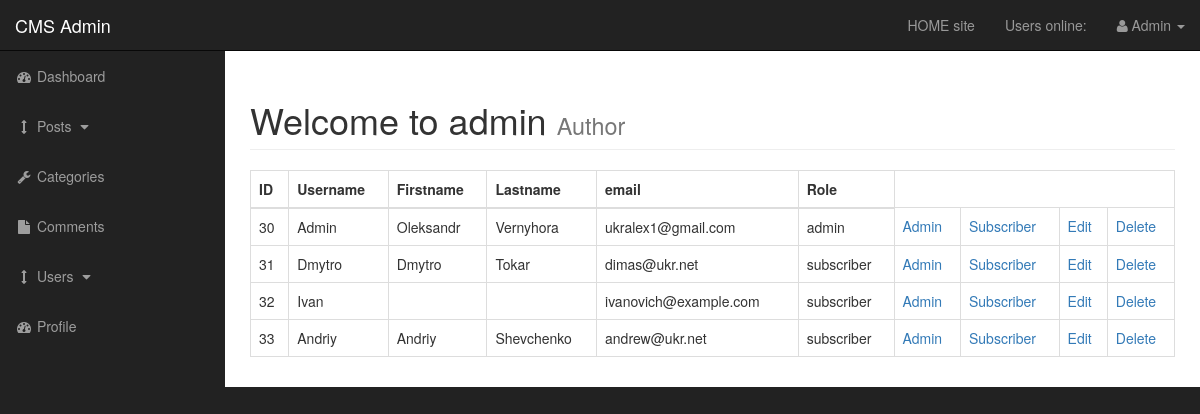
/admin/users.php (signed in), run on an earlier commit of the app's database.
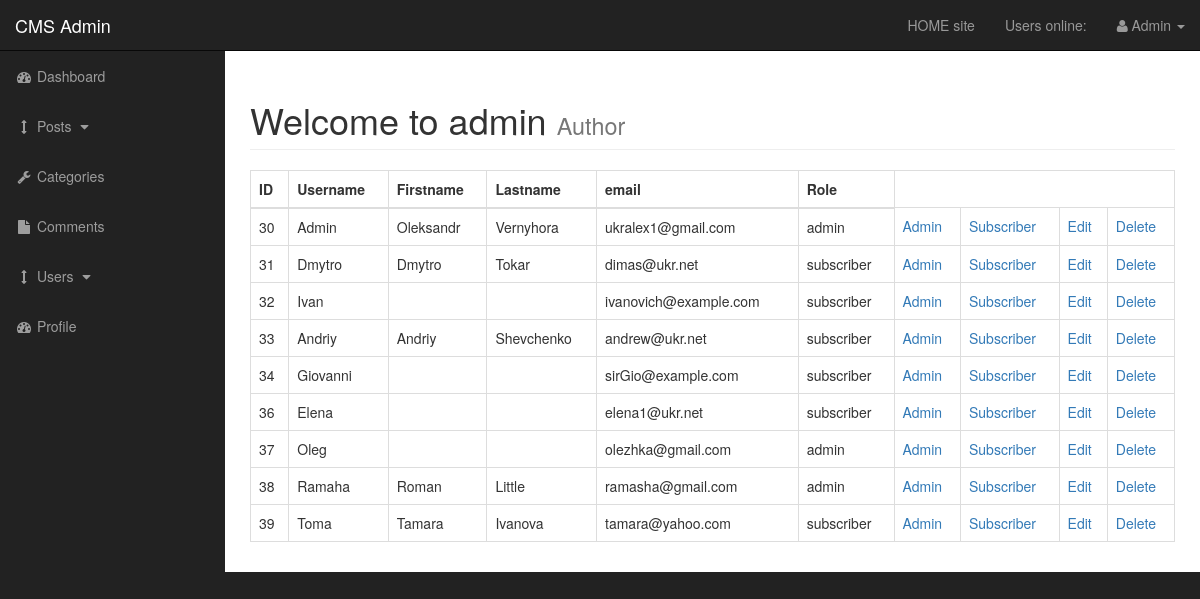
And on a later commit of the database.
### tables this page shows
CREATE TABLE `users` (
  `user_id` int(3) NOT NULL,
  `username` varchar(255) NOT NULL,
  `user_password` varchar(255) NOT NULL,
  `user_firstname` varchar(255) NOT NULL,
  `user_lastname` varchar(255) NOT NULL,
  `user_email` varchar(255) NOT NULL,
  `user_image` text NOT NULL,
  `user_role` varchar(255) NOT NULL,
  `randSalt` varchar(255) NOT NULL DEFAULT '$2y$10$iusesomecrazystrings22'
);

### admin/includes/view_all_users.php (the view, shortened to what this page needs)
<table class="table table-bordered table-hover">
    <thead>
        <tr>
            <th>ID</th>
            <th>Username</th>
            <th>Firstname</th>
            <th>Lastname</th>
            <th>email</th>
            <th>Role</th>
        </tr>
    </thead>
    <tbody>
<?php
$query = "SELECT * FROM users";
$select_users = mysqli_query($connection, $query);
while($row = mysqli_fetch_assoc($select_users)) {
$user_id = $row['user_id'];
$username = $row['username'];
$user_firstname = $row['user_firstname'];
$user_lastname = $row['user_lastname'];
$user_email = $row['user_email'];
$user_role = $row['user_role'];
    echo"<tr>";
        echo"<td>{$user_id}</td>";
        echo"<td>{$username}</td>";
        echo"<td>{$user_firstname}</td>";
        echo"<td>{$user_lastname}</td>";
        echo"<td>{$user_email}</td>";
        echo"<td>{$user_role}</td>";
        echo"<td><a href='users.php?change_to_admin={$user_id}'>Admin</a></td>";
        echo"<td><a href='users.php?change_to_sub={$user_id}'>Subscriber</a></td>";
        echo"<td><a href='users.php?source=edit_user&edit_user={$user_id}'>Edit</a></td>";
        echo"<td><a onClick=\" javascript: return confirm('Are you sure you want to delete?'); \" href='users.php?delete={$user_id}'>Delete</a></td>";
    echo"</tr>";
}
?>
    </tbody>
</table>

What changed in the data, as far as the page shows it:
added users: user_id "34", username "Giovanni", user_email "sirGio@example.com", user_role "subscriber"
added users: user_id "36", username "Elena", user_email "elena1@ukr.net", user_role "subscriber"
added users: user_id "37", username "Oleg", user_email "olezhka@gmail.com", user_role "admin"
added users: user_id "38", username "Ramaha", user_firstname "Roman", user_lastname "Little", user_email "ramasha@gmail.com", user_role "admin"
added users: user_id "39", username "Toma", user_firstname "Tamara", user_lastname "Ivanova", user_email "tamara@yahoo.com", user_role "subscriber"
